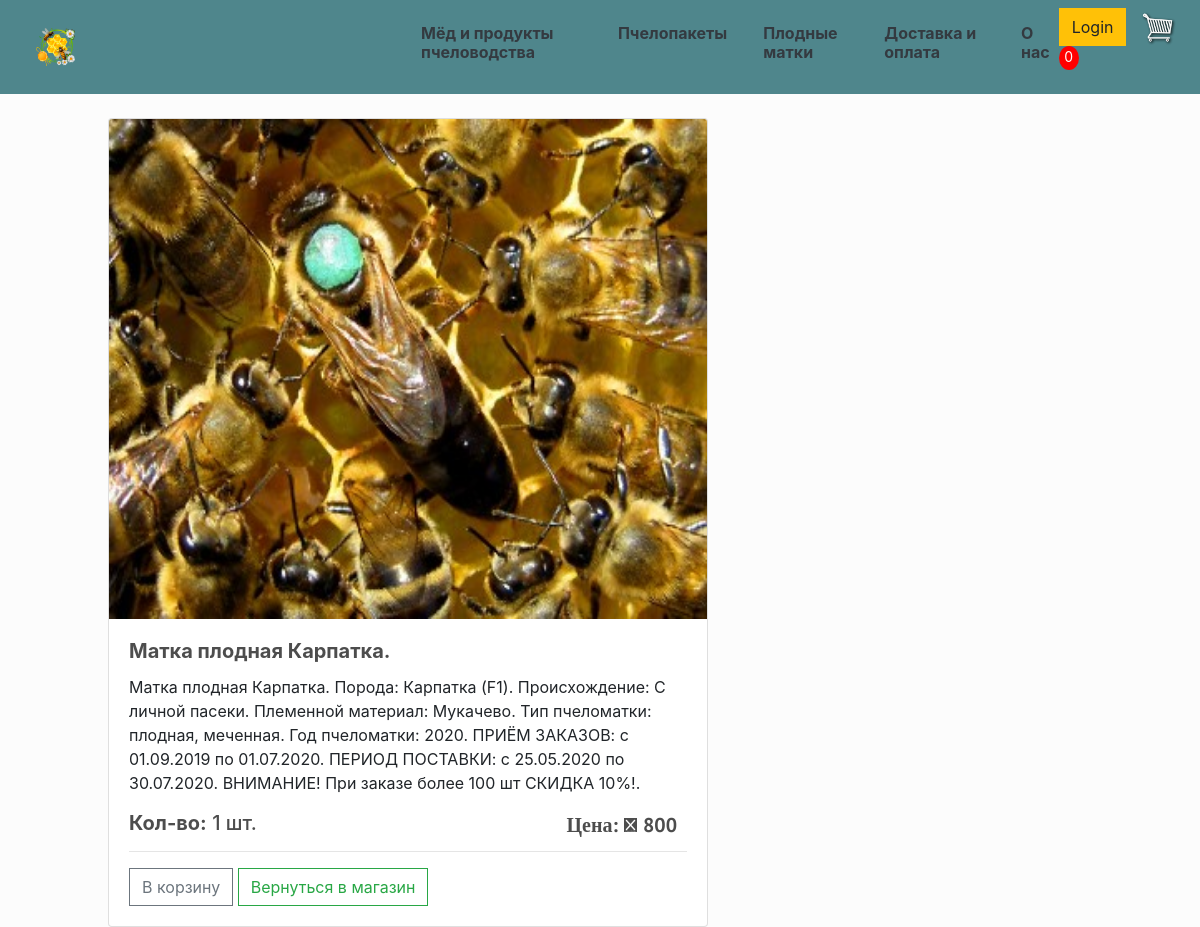
/bee_queen/, run on the app's committed database.
### store/models.py (models this page shows, shortened)
class Product(models.Model):
	category=models.ForeignKey(Category, on_delete=models.SET_NULL, null=True, blank=True)
	title = models.CharField(max_length=200, null=True)
	price = models.FloatField()
	description = models.TextField()
	digital = models.BooleanField(default=False, null=True, blank=False)
	image = models.ImageField(null=True, blank=True)
	massa = models.CharField(max_length=20, null=True)
	@property
	def imageURL(self):
		try:
			url = self.image.url
		except:
			url = ''
		return url

### store/views.py (the view)
# urls.py: path('bee_queen/', views.queenStore, name="bee_queen_url"),
def queenStore(request):
	data = cartData(request)
	cartItems = data['cartItems']
	order = data['order']
	beequeen = Product.objects.get(category_id=3)
	context = {'beequeen': beequeen, "order": order,"cartItems": cartItems}
	return render(request, 'store/bee_queen.html', context)

### store/utils.py (called while the page is built, shortened)
def cookieCart(request):
	try:
		cart = json.loads(request.COOKIES['cart'])
	except:
		cart = {}
	items = []
	order = {'get_cart_total':0, 'get_cart_items':0, 'shipping':False}
	cartItems = order['get_cart_items']
	return {'cartItems':cartItems ,'order':order, 'items':items}

def cartData(request):
	if request.user.is_authenticated:
		customer = request.user.customer
		order, created = Order.objects.get_or_create(customer=customer, complete=False)
		items = order.orderitem_set.all()
		cartItems = order.get_cart_items
	else:
		cookieData = cookieCart(request)
		cartItems = cookieData['cartItems']
		order = cookieData['order']
		items = cookieData['items']
	return {'cartItems':cartItems ,'order':order, 'items':items}

### store/templates/store/bee_queen.html (shortened to what this page needs)
{% extends 'store/main.html' %}
{% load static %}
{% block content %}
<div class="col-md-6 col-xl-3 mt-4 ml-5">
        <div class="card" style="width: 600px;">
  <img style="height: 500px;"class="card-img-top" src=" {{ beequeen.imageURL }}"  >
  <div class="card-body">
    <h5 class="card-title"><strong>{{ beequeen.title}}.</strong></h5>
    <p class="card-text">{{ beequeen.description}}</p>
    <h5><strong>Кол-во:</strong> {{beequeen.massa}}</h5>
  	<h5 class="price_detail" style="display: inline-block; float: right"><strong>Цена: &#8399; {{beequeen.price|floatformat:0}}</strong></h5>
    <hr>
    <button data-product={{beequeen.id}} data-action="add" class="btn btn-outline-secondary add-btn update-cart">В корзину</button>
    <a class="btn btn-outline-success" href="{% url 'store'%}">Вернуться в магазин</a>
</div>
  </div>
</div>
{% endblock content %}

### static/css/main.css (style rules this page uses)
h1,h2,h3,h4,h5,h6 { color:hsl(0, 0%, 30%); }
.col-md-6 { margin-top: 55px; }
.price_detail { font-family: 'PT Sans', serif; margin-top: -30px; margin-right: 10px; }
.btn { border-radius: 0; }

### data on the page
Product: imageURL (picture), title "Матка плодная Карпатка", description "Матка плодная Карпатка. Порода: Карпатка (F1). Происхождение: С личной пасеки. Племенной материал: Мукачево. Тип пчеломатки: плодная, меченная. Год пчеломатки: 2020. ПРИЁМ ЗАКАЗОВ: с 01.09.2019 по 01.07.2020. ПЕРИОД ПОСТАВКИ: с 25.05.2020 по 30.07.2020. ВНИМАНИЕ! При заказе более 100 шт СКИДКА 10%!.", massa "1 шт.", price "800"

### other printed values
{{ cartItems }} "0"
